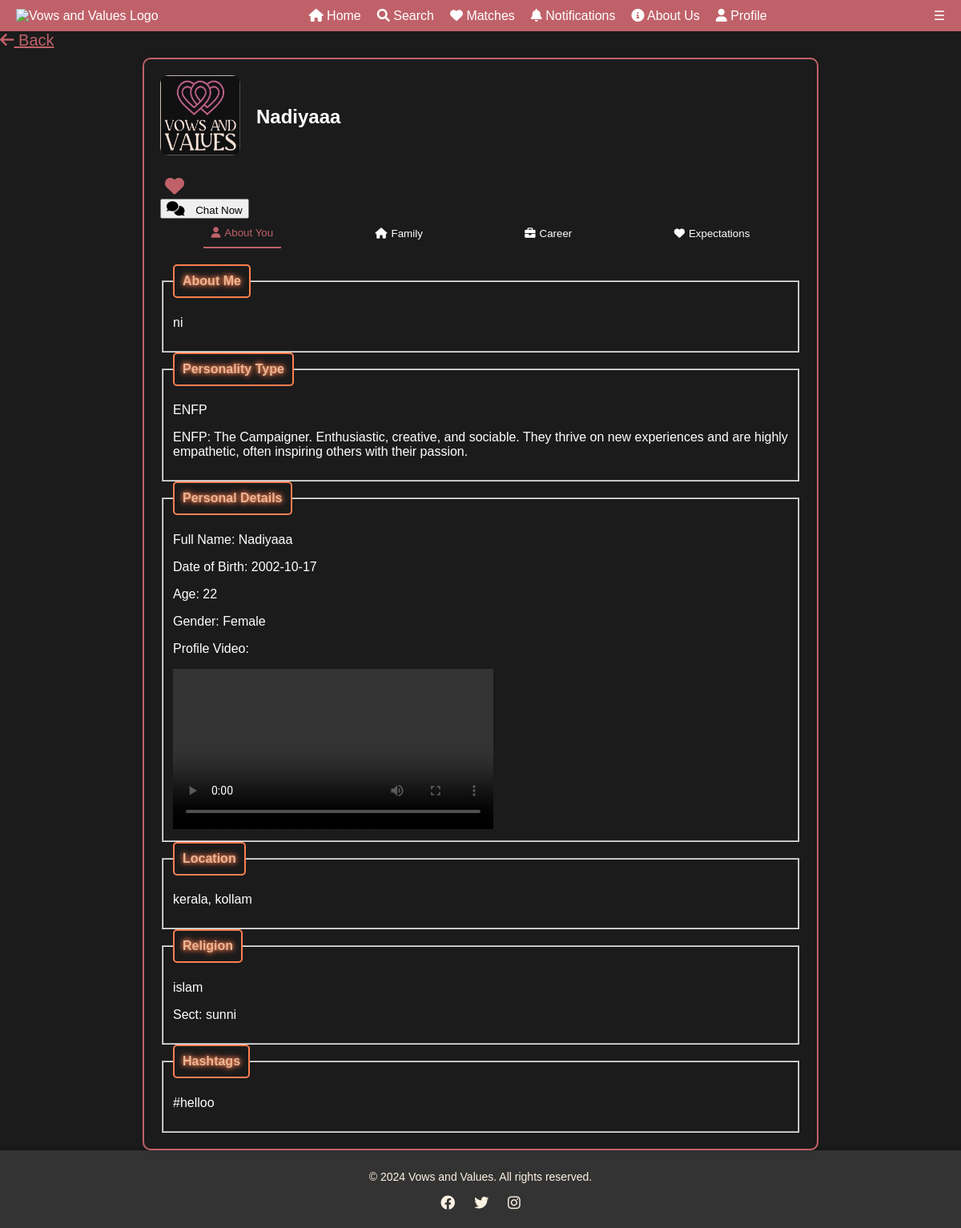
/users/profile.php?user_id=30, run on the app's committed database.
### tables this page shows
CREATE TABLE `user` (
  `user_id` int(11) NOT NULL,
  `username` varchar(100) DEFAULT NULL,
  `password` varchar(100) DEFAULT NULL,
  `email` varchar(255) DEFAULT NULL,
  `fullName` varchar(255) DEFAULT NULL,
  `dob` date DEFAULT NULL,
  `age` int(11) DEFAULT NULL,
  `gender` enum('Male','Female') DEFAULT NULL,
  `religion` varchar(255) DEFAULT NULL,
  `sects` varchar(255) DEFAULT NULL,
  `state` varchar(255) DEFAULT NULL,
  `district` varchar(255) DEFAULT NULL,
  `primaryNo` varchar(20) DEFAULT NULL,
  `secondaryNo` varchar(20) DEFAULT NULL,
  `height` varchar(10) DEFAULT NULL,
  `weight` varchar(10) DEFAULT NULL,
  `complexion` varchar(50) DEFAULT NULL,
  `appearance` varchar(100) DEFAULT NULL,
  `bodyType` varchar(50) DEFAULT NULL,
  `fatherName` varchar(100) DEFAULT NULL,
  `motherName` varchar(100) DEFAULT NULL,
  `siblings` varchar(255) DEFAULT NULL,
  `familyValues` varchar(50) DEFAULT NULL,
  `occupation` varchar(255) DEFAULT NULL,
  `companyName` varchar(255) DEFAULT NULL,
  `annualIncome` varchar(50) DEFAULT NULL,
  `education` varchar(255) DEFAULT NULL,
  `bio` text DEFAULT NULL,
  `profilePic` varchar(255) DEFAULT NULL,
  `profileVideo` varchar(255) DEFAULT NULL,
  `hashtags` varchar(100) DEFAULT NULL,
  `Max_age` int(11) DEFAULT NULL,
  `Min_age` int(11) DEFAULT NULL,
  `heightPreference` varchar(10) DEFAULT NULL,
  `religionPreference` varchar(50) DEFAULT NULL,
  `educationPreference` varchar(255) DEFAULT NULL,
  `otherPreference` varchar(255) DEFAULT NULL,
  `timestamp` datetime DEFAULT current_timestamp()
);

CREATE TABLE `personality` (
  `pty_id` int(11) NOT NULL,
  `user_id` int(11) DEFAULT NULL,
  `personality_type` varchar(50) NOT NULL,
  `personality_description` text DEFAULT NULL,
  `compatibility_description` text DEFAULT NULL
);

### users/profile.php (the view, shortened to what this page needs)
<?php
include('../config/db.php');
include('../homepage/header.php');
$user_id = isset($_GET['user_id']) ? intval($_GET['user_id']) : 0;
$query = "SELECT * FROM user WHERE user_id = $user_id";
$result = mysqli_query($conn, $query);
if ($result && mysqli_num_rows($result) > 0) {
    $user = mysqli_fetch_assoc($result);
} else {
    echo "<p>User not found.</p>";
    exit;
}
$personality_query = "SELECT personality_type, personality_description FROM personality WHERE user_id = $user_id";
$personality_result = mysqli_query($conn, $personality_query);
if ($personality_result && mysqli_num_rows($personality_result) > 0) {
    $personality = mysqli_fetch_assoc($personality_result);
} else {
    $personality = ['personality_type' => 'N/A', 'personality_description' => 'N/A'];
}
?>
<!DOCTYPE html>
<html lang="en">
<head>
    <link rel="stylesheet" href="https://cdnjs.cloudflare.com/ajax/libs/font-awesome/6.0.0-beta3/css/all.min.css">
    <link rel="stylesheet" href="../css/profile.css">
</head>
<body>
<a href="search_handler.php" class="back-button">
    <i class="fas fa-arrow-left"></i> Back
</a>
<div class="profile-container">
    <div class="profile-header">
        <div class="profile-pic">
            <img src="<?php echo htmlspecialchars($user['profilePic']); ?>" alt="<?php echo htmlspecialchars($user['fullName']); ?>">
        </div>
        <h2><?php echo htmlspecialchars($user['fullName']); ?></h2>
    </div>
<form method="POST" action="profile.php?user_id=<?php echo $user_id; ?>">
    <button type="submit" name="send_interest" class="send-interest">
        <i class="fas fa-heart"></i>
    </button>
</form>
<button class="chat-btn" onclick="window.location.href='chat.php?user_id=<?php echo htmlspecialchars($user['user_id']); ?>'">
  <i class="fas fa-comments"></i> Chat Now
</button>
    <div class="tabs">
        <button class="tab-button active" onclick="openTab('about')">
            <i class="fas fa-user"></i> About You
        </button>
        <button class="tab-button" onclick="openTab('family')">
            <i class="fas fa-home"></i> Family
        </button>
        <button class="tab-button" onclick="openTab('career')">
            <i class="fas fa-briefcase"></i> Career
        </button>
        <button class="tab-button" onclick="openTab('expectations')">
            <i class="fas fa-heart"></i> Expectations
        </button>
    </div>
    <div class="tab-content">
        <div id="about" class="tab active">
           <fieldset>
              <legend>About Me</legend>
               <p><?php echo htmlspecialchars($user['bio']); ?></p>
            </fieldset>
           <fieldset>
               <legend>Personality Type</legend>
               <p><?php echo htmlspecialchars($personality['personality_type']); ?></p>
               <p><?php echo htmlspecialchars($personality['personality_description']); ?></p>
           </fieldset>
            <fieldset>
                <legend>Personal Details</legend>
                <p>Full Name: <?php echo htmlspecialchars($user['fullName']); ?></p>
                <p>Date of Birth: <?php echo htmlspecialchars($user['dob']); ?></p>
                <p>Age: <?php echo htmlspecialchars($user['age']); ?></p>
                <p>Gender: <?php echo htmlspecialchars($user['gender']); ?></p>
                <p>Profile Video:</p>
                <video width="400" controls>
                    <source src="<?php echo htmlspecialchars($user['profileVideo']); ?>" type="video/mp4">
                </video>
            </fieldset>
            <fieldset>
                <legend>Location</legend>
                <p><?php echo htmlspecialchars($user['state']); ?>, <?php echo htmlspecialchars($user['district']); ?></p>
            </fieldset>
            <fieldset>
                <legend>Religion</legend>
                <p><?php echo htmlspecialchars($user['religion']); ?></p>
                <p>Sect: <?php echo htmlspecialchars($user['sects']); ?></p>
            </fieldset>
            <fieldset>
                <legend>Hashtags</legend>
                <p><?php echo htmlspecialchars($user['hashtags']); ?></p>
            </fieldset>
        </div>
    </div>
</div>
<?php include('../homepage/footer.php'); ?>
</body>
</html>

### css/profile.css (style rules this page uses)
.profile-container { max-width: 800px; margin: 20px auto; padding: 20px; background-color: #333; border-radius: 10px; box-shadow: 0 0 15px rgba(0, 192, 255, 0.5); border: 2px solid #c06169; }
.profile-header { display: flex; align-items: center; margin-bottom: 20px; }
.profile-pic img { width: 100px; height: 100px; border-radius: 10px; margin-right: 20px; }
.tabs { display: flex; justify-content: space-around; margin-bottom: 20px; }
.send-interest { background-color: transparent; color: #c06169; border: none; font-size: 24px; cursor: pointer; position: relative; transition: transform 0.3s; }
.send-interest i { margin-right: 8px; }
.tab-button { background-color: transparent; color: #fff; border: none; padding: 10px; cursor: pointer; transition: background-color 0.3s; display: flex; align-items: center; }
.tab-button i { margin-right: 5px; }
.tab-button:hover, .tab-button.active { color: #c06169; border-bottom: 2px solid #c06169; }
.tab { display: none; }
.tab.active { display: block; }

### css/footer.css (style rules this page uses)
body { margin: 0; padding: 0; font-family: Arial, sans-serif; background-color: #1b1b1b; color: white; min-height: 100vh; display: flex; flex-direction: column; }

### users/profile.php (style rules this page uses)
.profile-container { width: 100%; max-width: 800px; margin: auto; padding: 20px; background-color: var(--input-bg-color); border-radius: 10px; box-shadow: 0 0 10px rgba(0, 0, 0, 0.1); position: relative; }
.back-button { cursor: pointer; margin-bottom: 10px; font-size: 20px; color: #c06169; }
legend { border: 2px solid #ff7f50; color: #E9B796; padding: 10px; font-weight: bold; border-radius: 5px; text-shadow: 0 0 5px #ff7f50, 0 0 10px #ff7f50; }
.chat-btn i { margin-right: 10px; font-size: 18px; }

### data on the page
user: profilePic (picture), fullName "Nadiyaaa", bio "ni", dob "2002-10-17", age "22", gender "Female", state "kerala", district "kollam", religion "islam", sects "sunni", hashtags "#helloo"
personality: personality_type "ENFP", personality_description "ENFP: The Campaigner. Enthusiastic, creative, and sociable. They thrive on new experiences and are highly empathetic, often inspiring others with their passion."
